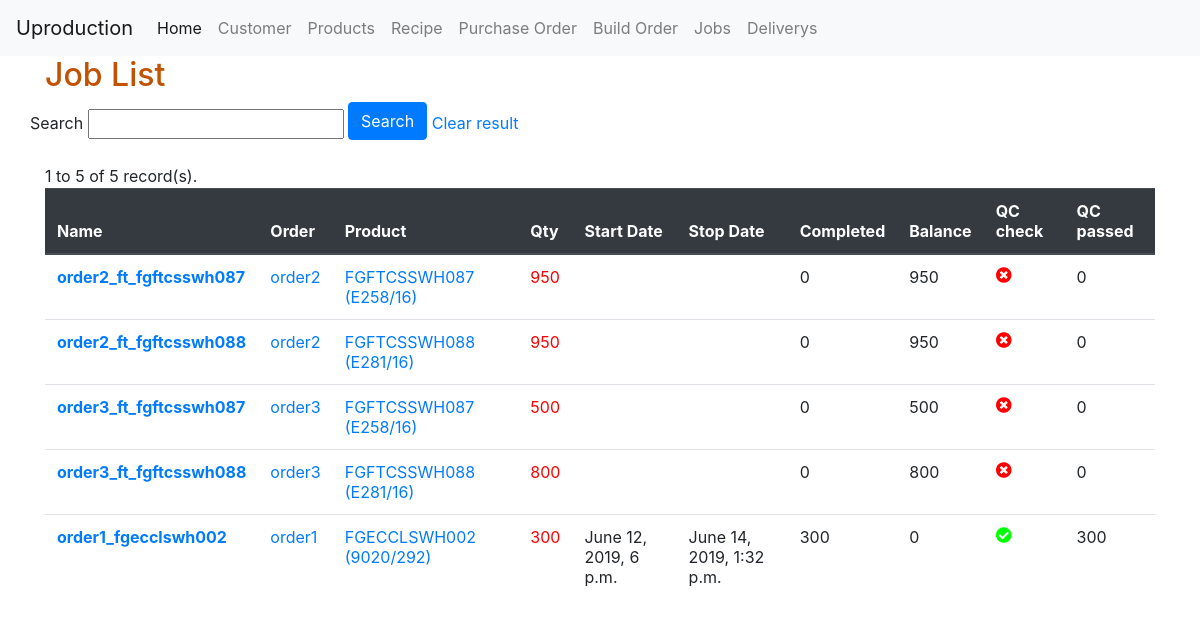
/job/list/, run on the app's committed database.
### job/models.py (models this page shows, shortened)
class Job(models.Model):
	name 			= models.CharField(primary_key=True,max_length=50,null = False)
	slug 			= models.SlugField(unique=True,blank=True, null=True)
	description 	= models.TextField(null = True,blank = True)
	product			= models.ForeignKey(Product,
							on_delete=models.CASCADE,
							related_name = 'jobs')
	order			= models.ForeignKey(Order,
							blank=True,null=True,
							on_delete=models.SET_NULL,
							related_name = 'jobs')
	qty				= models.IntegerField(default=0)
	recipe			= models.ForeignKey(Recipe,
							blank=True,null=True,
							on_delete=models.SET_NULL,
							related_name = 'jobs')
	start_date		= models.DateTimeField(blank=True, null=True)
	stop_date		= models.DateTimeField(blank=True, null=True)
	created_date	= models.DateTimeField(auto_now_add=True)
	modified_date	= models.DateTimeField(blank=True, null=True,auto_now=True)
	active			= models.BooleanField(default=True)
	finished		= models.BooleanField(default=False)
	finished_date	= models.DateTimeField(blank=True, null=True)
	qc_checked		= models.BooleanField(default=False)
	qc_date			= models.DateTimeField(blank=True, null=True)
	passed			= models.IntegerField(default=0)
	def completed(self):
		if self.completes.count()>0 :
			return self.completes.aggregate(Sum('qty'))['qty__sum']
		return 0
	def balance(self):
		return self.qty - self.completed()
	def get_absolute_url(self):
		return reverse('job:detail', kwargs={'slug': self.slug})

### order/models.py (models this page shows, shortened)
class Order(models.Model):
	name 			= models.CharField(primary_key=True,max_length=50,null = False)
	slug 			= models.SlugField(unique=True,blank=True, null=True)
	description 	= models.TextField(null = True,blank = True)
	product			= models.ForeignKey(Product,
							blank=True,null=True,
							on_delete=models.SET_NULL,
							related_name = 'orders')
	created_date	= models.DateTimeField(auto_now_add=True)
	modified_date	= models.DateTimeField(blank=True, null=True,auto_now=True)
	draft			= models.BooleanField(default=True)
	active			= models.BooleanField(default=True)
	completed		= models.BooleanField(default=False)
	def __str__(self):
		return ('%s' % self.name)
	def get_absolute_url(self):
		return reverse('order:detail', kwargs={'slug': self.slug})

### product/models.py (models this page shows, shortened)
class Product(models.Model):
	name 				= models.CharField(primary_key=True,max_length=50,null = False)
	fg_name				= models.CharField(verbose_name='Finish Goods Name',max_length=50,blank=True, null=True)
	slug 				= models.SlugField(unique=True,blank=True, null=True)
	description 		= models.TextField(null = True,blank = True)
	parent 				= models.ForeignKey('self', null=True,blank = True,
							on_delete=models.SET_NULL,
							related_name='products')
	group				= models.ForeignKey(ProductGroup,
							blank=True,null=True,
							on_delete = models.SET_NULL,
							related_name = 'products')
	customer			= models.ForeignKey(Customer,
							blank=True,null=True,
							on_delete = models.SET_NULL,
							related_name = 'products')
	brand				= models.ForeignKey(ProductBrand,
							blank=True,null=True,
							on_delete = models.SET_NULL,
							related_name = 'brands')
	prod_type			= models.CharField(max_length=5,choices=PRODUCT_TYPE_CHOICES,default=RAW_MATERIAL)
	prod_unit			= models.CharField(max_length=10,choices=PRODUCT_UNIT_CHOICES,default=PICE)
	color 				= models.ForeignKey(ProductColor,
							blank=True,null=True,
							on_delete=models.SET_NULL,
							related_name = 'products')
	job_prefix 			= models.CharField(verbose_name='Job Prefix',max_length=10,blank=True,null=True)
	min_order			= models.IntegerField(verbose_name='Minimum Order',default=0)
	max_pack			= models.IntegerField(verbose_name='Pack per box',default=1)
	unit_per_pack		= models.DecimalField(verbose_name='Unit per pack',default=1,max_digits=7, decimal_places=2)
	weight				= models.DecimalField(verbose_name='Unit weight',default=0,max_digits=7, decimal_places=2)#Only Finish good weight
	weight_runner		= models.DecimalField(verbose_name='Runner weight',default=0,max_digits=7, decimal_places=2)#Only Runner weight
	weight_unit 		= models.CharField(verbose_name='Weight unit',max_length=10,choices=PRODUCT_WEIGHT_UNIT,default=GRAM)
	created_date		= models.DateTimeField(auto_now_add=True)
	modified_date		= models.DateTimeField(blank=True, null=True,auto_now=True)
	active				= models.BooleanField(default=True)
	qty					= models.IntegerField(verbose_name='On Warehouse',default=0)
	last_warehouse_date	= models.DateTimeField(blank=True, null=True)
	def __str__(self):
		return ('%s (%s)' % (self.name,self.fg_name))
	def get_absolute_url(self):
		return reverse('product:detail', kwargs={'slug': self.slug})

### job/views.py (the view)
# urls.py: path('list/', JobListView.as_view(), name='list'),
class JobListView(ListView):
	model = Job
	paginate_by = 100
	def get_queryset(self):
		query = self.request.GET.get('q')
		if query :
			return Job.objects.filter(Q(name__icontains=query) |
									Q(description__icontains=query) |
									Q(product__name__icontains=query)|
									Q(product__description__icontains=query) |
									Q(order__name__icontains=query)).order_by('-created_date')
		return Job.objects.all()

### templates/job/job_list.html (shortened to what this page needs)
{% extends '../base.html' %}
{% block content %}
    <h2>Job List</h2>
    <form class="form-inline" method='GET' action='.'>
        <div class="form-group row">
            <div>
              Search
              <input type="text" id="search"  name="q" value='{{ request.GET.q}}'>
              <button type="submit" class="btn btn-primary mb-2">Search</button>
              <a href="{% url 'job:list'  %}">Clear result</a>
            </div>
        </div>
    </form>
   {{ page_obj.start_index }} to {{ page_obj.end_index }} of {{ page_obj.paginator.count }} record(s).
   <table class="table">
      <thead class="thead-dark">
        <tr>
          <th scope="col">Name</th>
          <th scope="col">Order</th>
          <th scope="col">Product</th>
          <th scope="col">Qty</th>
          <th scope="col">Start Date</th>
          <th scope="col">Stop Date</th>
          <th scope="col">Completed</th>
          <th scope="col">Balance</th>
          <th scope="col">QC check</th>
          <th scope="col">QC passed</th>
        </tr>
      </thead>
      <tbody>
    {% for object in object_list %}
        <tr>
          <th scope="row"><a href="{{ object.get_absolute_url }}">{{object.name}}</a></th>
          <td><a href="{{object.order.get_absolute_url}}">{{object.order|default:"Order not defined"}}</a></td>
          <td><a href="{{object.product.get_absolute_url}}">{{object.product}} </a></td>
          <td><span class="qty">{{object.qty}}</span></td>
          <td>{{object.start_date|default:""}}</td>
          <td>{{object.stop_date|default:""}}</td>
          <td>{{object.completed}}</td>
          <td>{{object.balance}}</td>
          <td><i class="fa {% if object.qc_checked %} ' fa-check-circle '  {% else %} ' fa-times-circle ' {% endif %} {{object.qc_checked}}" aria-hidden="true"></i></td>
          <td>{{object.passed}}</td>
        </tr>
    {% endfor %}
    <br>
{% endblock %}

### templates/job/job_list.html (style rules this page uses)
h2,h3 { color: #C25100; }
.true { color: #00FF00; }
.false { color: #FF0000; }
.qty { color: #FF0000; }

### data on the page
Job: name "order2_ft_fgftcsswh087", order "order2", product "FGFTCSSWH087 (E258/16)", qty "950", completed "0", balance "950", qc_checked False (drawn), passed "0"
Job: name "order2_ft_fgftcsswh088", order "order2", product "FGFTCSSWH088 (E281/16)", qty "950", completed "0", balance "950", qc_checked False (drawn), passed "0"
Job: name "order3_ft_fgftcsswh087", order "order3", product "FGFTCSSWH087 (E258/16)", qty "500", completed "0", balance "500", qc_checked False (drawn), passed "0"
Job: name "order3_ft_fgftcsswh088", order "order3", product "FGFTCSSWH088 (E281/16)", qty "800", completed "0", balance "800", qc_checked False (drawn), passed "0"
Job: name "order1_fgecclswh002", order "order1", product "FGECCLSWH002 (9020/292)", qty "300", start_date "June 12, 2019, 6 p.m.", stop_date "June 14, 2019, 1:32 p.m.", completed "300", balance "0", qc_checked True (drawn), passed "300"

### other printed values
{{ page_obj.start_index }} "1"
{{ page_obj.end_index }} "5"
{{ page_obj.paginator.count }} "5"
